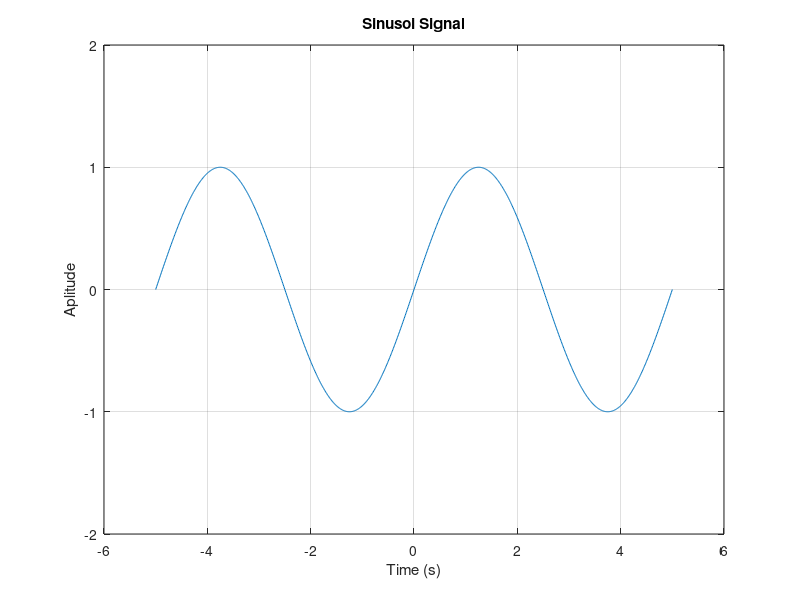

This chart was generated by the following MATLAB code:
% Sinusoidal Signal
clc
clear
close all

t = -5 :0.01: 5;

T = 5;
f = 1/T;

x = sin(2*pi*f*t);

plot(t, x);
xlabel('Time (s)');
ylabel('Aplitude');
title('Sinusoi Signal');
axis([-6, 6, -2, 2]);
grid on;
